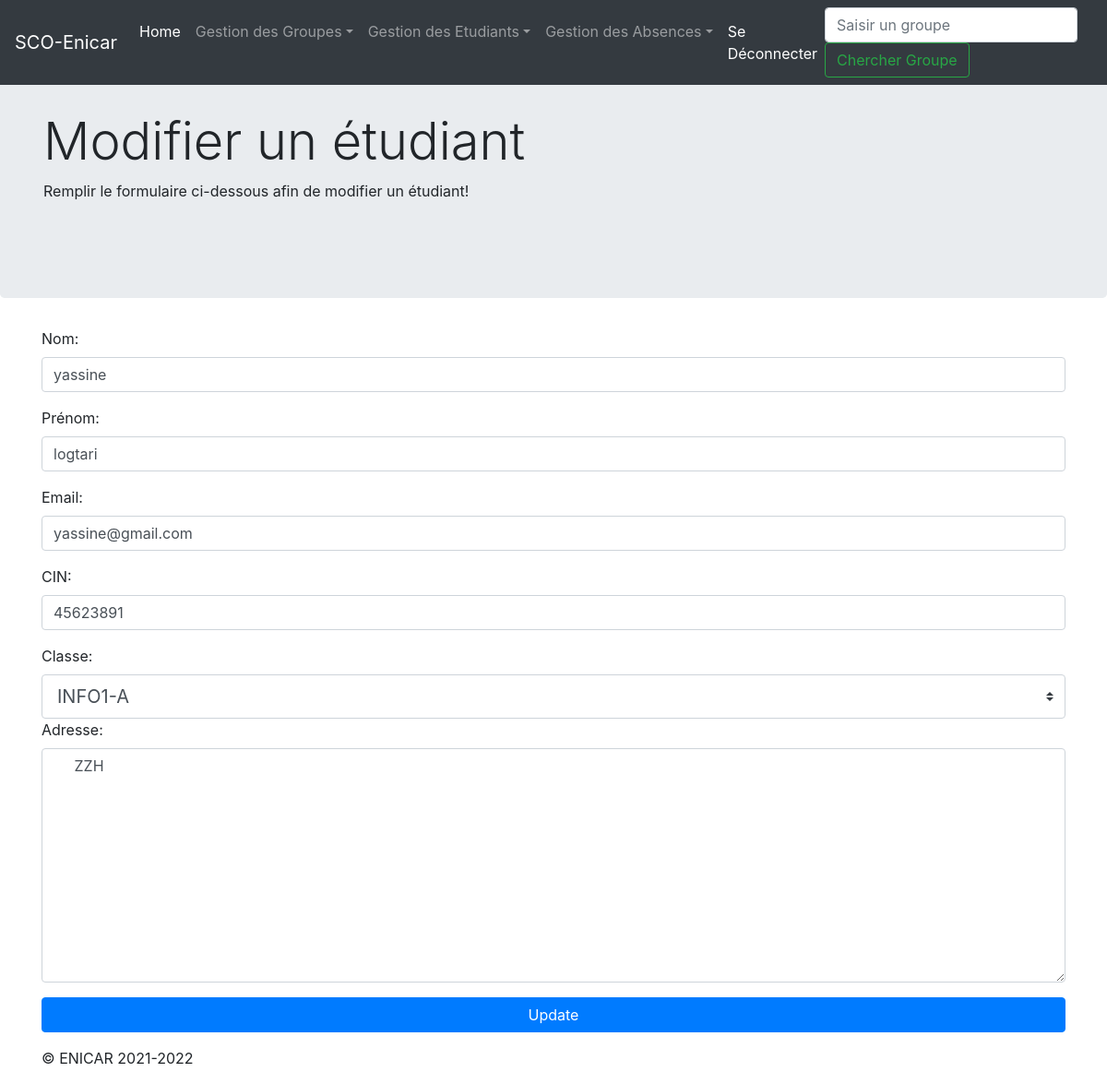
Page /update.php?updatecin=45623891 (signed in) on the committed database.
### tables this page shows
CREATE TABLE `etudiant` (
  `id_etudiant` int(11) NOT NULL,
  `cin` int(11) NOT NULL,
  `email` varchar(255) NOT NULL,
  `nom` varchar(255) NOT NULL,
  `prenom` varchar(255) NOT NULL,
  `adresse` varchar(255) NOT NULL,
  `classe` varchar(255) NOT NULL
);

### update.php (the view, shortened to what this page needs)
<?php
  include("./auth-php-mysql/connexion.php");
  $cin=$_GET['updatecin'];
  $req="SELECT * FROM etudiant where cin=$cin";
  $reponse = $pdo->query($req);
  $row = $reponse ->fetch(PDO::FETCH_ASSOC);
    $nom=$row['nom'];
    $prenom=$row['prenom'];
    $email=$row['email'];
    $cin=$row['cin'];
    $adresse=$row['adresse'];
   ?>
<!DOCTYPE html>
<html lang="en">
<head>
<link href="./assets/dist/css/bootstrap.min.css" rel="stylesheet">
    <link href="./assets/jumbotron.css" rel="stylesheet">
</head>
<body>
    <nav class="navbar navbar-expand-md navbar-dark fixed-top bg-dark">
        <a class="navbar-brand" href="#">SCO-Enicar</a>
        <div class="collapse navbar-collapse" id="navbarsExampleDefault">
          <ul class="navbar-nav mr-auto">
            <li class="nav-item active">
              <a class="nav-link" href="index.php">Home <span class="sr-only">(current)</span></a>
            </li>
            <li class="nav-item dropdown">
              <a class="nav-link dropdown-toggle" href="index.php" id="dropdown01" data-toggle="dropdown" aria-expanded="false">Gestion des Groupes</a>
            </li>
            <li class="nav-item dropdown">
              <a class="nav-link dropdown-toggle" href="#" id="dropdown01" data-toggle="dropdown" aria-expanded="false">Gestion des Etudiants</a>
            </li>
            <li class="nav-item dropdown">
              <a class="nav-link dropdown-toggle" href="#" id="dropdown01" data-toggle="dropdown" aria-expanded="false">Gestion des Absences</a>
            </li>
            <li class="nav-item active">
              <a class="nav-link" href="login.php">Se Déconnecter <span class="sr-only">(current)</span></a>
            </li>
          </ul>
          <form class="form-inline my-2 my-lg-0">
            <input class="form-control mr-sm-2" type="text" placeholder="Saisir un groupe" aria-label="Chercher un groupe">
            <button class="btn btn-outline-success my-2 my-sm-0" type="submit">Chercher Groupe</button>
          </form>
        </div>
      </nav>
<main role="main">
        <div class="jumbotron">
            <div class="container">
              <h1 class="display-4">Modifier un étudiant</h1>
              <p>Remplir le formulaire ci-dessous afin de modifier un étudiant!</p>
              <br>
            </div>
          </div>
<div class="container">
 <form id="myform" method="POST" action="">
     <div class="form-group">
     <label for="nom">Nom:</label><br>
     <input type="text" id="nom" name="nom" class="form-control" required autofocus value=<?php echo $nom;?> >
    </div>
     <div class="form-group">
     <label for="prenom">Prénom:</label><br>
     <input type="text" id="prenom" name="prenom" class="form-control" required  value=<?php echo $prenom;?> >
    </div>
     <div class="form-group">
        <label for="email">Email:</label><br>
        <input type="email" id="email" name="email" class="form-control" required value=<?php echo $email;?> >
       </div>
     <div class="form-group">
     <label for="cin">CIN:</label><br>
     <input type="text" id="cin" name="cin"  class="form-control"   required pattern="[0-9]{8}" title="8 chiffres" value=<?php echo $cin;?>>
    </div>
     <div class="form-group">
     <label for="classe">Classe:</label><br>
     <?php
      $req="SELECT distinct nomGroupe FROM  groupe ";
      $groupe=$pdo->query($req);
      echo "<select id='classe' name='classe' class='custom-select custom-select-sm custom-select-lg'>";
      while(($row = $groupe->fetch(PDO::FETCH_ASSOC))){
      echo" <option value='".$row['nomGroupe']."'>".$row['nomGroupe']."</option>";
  }
  echo"</select>";
  ?>
     <div class="form-group">
     <label for="adresse">Adresse:</label><br>
     <textarea id="adresse" name="adresse" rows="10" cols="30" class="form-control" required ><?php echo $adresse;?>
     </textarea>
    </div>
     <button  type="submit" class="btn btn-primary btn-block"  name="update" onclick="ajouter()" >Update</button>
 </form>
</div>
</main>
<footer class="container">
    <p>&copy; ENICAR 2021-2022</p>
  </footer>
</body>
</html>

### rows in the picture
etudiant: nom "yassine", prenom "logtari", email "yassine@gmail.com", cin "45623891", adresse "ZZH"

### other values in the picture
form field classe "INFO1-A"
